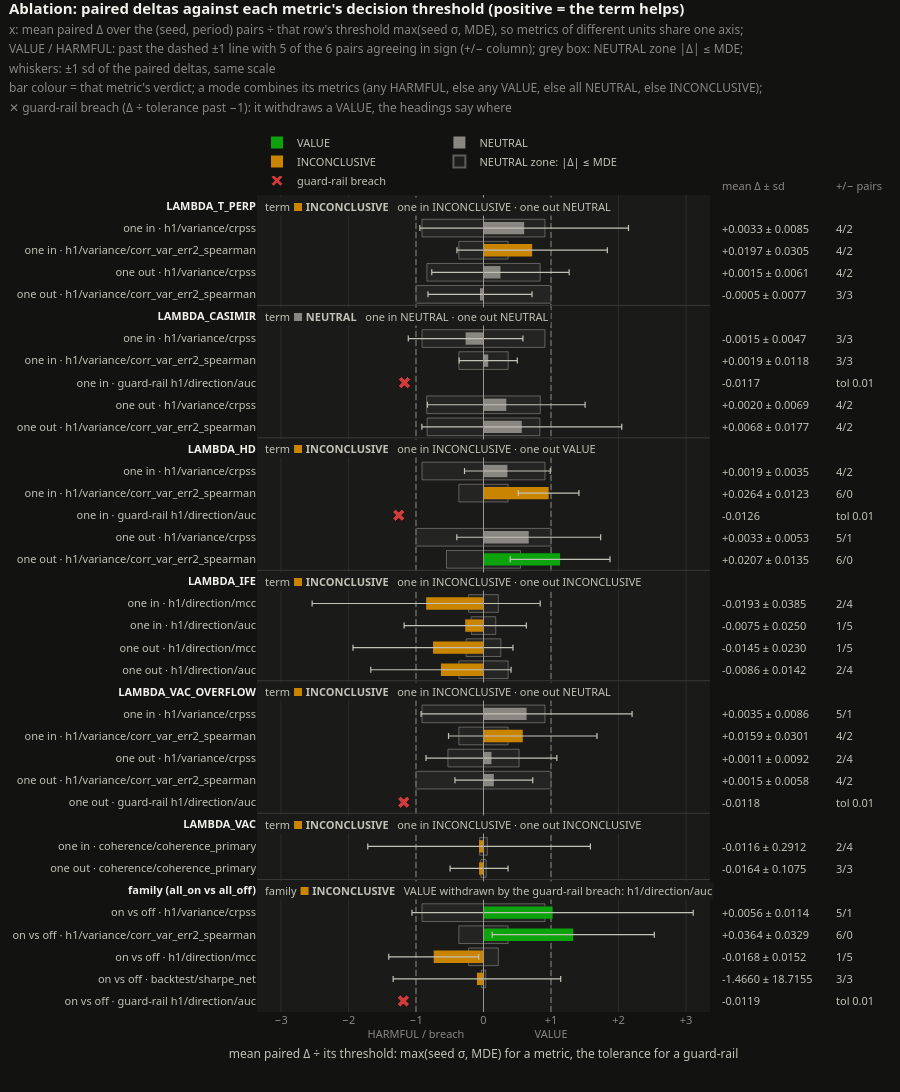

Source (notebook cell):
### Markdown cell above
## Physics-term ablation

### Code cell
ablation = Path(ABLATION_DIR)
if (ablation / "analysis.json").exists():
    ablation_deltas_figure(json.loads((ablation / "analysis.json").read_text())).show()
    display(Markdown((ablation / "report.md").read_text()))
else:
    print("no ablation report at", ablation, "- run scripts/ablate.py")

### Figure 1 — Plotly figure (JSON) as saved in the notebook; plotly's stock layout.template omitted (floating-point values rounded to 4 significant figures)
{"data": [{"error_x": {"array": [0.7392, 2.082, 1.201], "color": "#c3c2b7", "thickness": 1.2, "type": "data", "width": 3}, "hoverinfo": "text", "hovertext": ["one out · h1/variance/corr_var_err2_spearman<br>mean Δ +0.0207 ± sd 0.0135 over 6 pairs (6 positive, 0 negative)<br>threshold max(seed σ 0.0182, MDE 0.01) = 0.01824; Δ ÷ threshold = +1.13<br>metric VALUE; mode (one out) VALUE; term INCONCLUSIVE", "on vs off · h1/variance/crpss<br>mean Δ +0.0056 ± sd 0.0114 over 6 pairs (5 positive, 1 negative)<br>threshold max(seed σ 0.0055, MDE 0.005) = 0.005492; Δ ÷ threshold = +1.02<br>metric VALUE; mode (on vs off) INCONCLUSIVE; family INCONCLUSIVE", "on vs off · h1/variance/corr_var_err2_spearman<br>mean Δ +0.0364 ± sd 0.0329 over 6 pairs (6 positive, 0 negative)<br>threshold max(seed σ 0.0274, MDE 0.01) = 0.0274; Δ ÷ threshold = +1.33<br>metric VALUE; mode (on vs off) INCONCLUSIVE; family INCONCLUSIVE"], "legendrank": 1, "marker": {"color": "#0ca30c", "line": {"width": 0}}, "name": "VALUE", "orientation": "h", "type": "bar", "width": 0.56, "x": [1.134, 1.023, 1.329], "y": [16, 32, 33]}, {"error_x": {"array": [1.544, 1.017, 0.7701, 0.8489, 0.4308, 1.167, 1.48, 0.6348, 1.065, 1.562, 0.969, 0.5759], "color": "#c3c2b7", "thickness": 1.2, "type": "data", "width": 3}, "hoverinfo": "text", "hovertext": ["one in · h1/variance/crpss<br>mean Δ +0.0033 ± sd 0.0085 over 6 pairs (4 positive, 2 negative)<br>threshold max(seed σ 0.0055, MDE 0.005) = 0.005492; Δ ÷ threshold = +0.60<br>metric NEUTRAL; mode (one in) INCONCLUSIVE; term INCONCLUSIVE", "one out · h1/variance/crpss<br>mean Δ +0.0015 ± sd 0.0061 over 6 pairs (4 positive, 2 negative)<br>threshold max(seed σ 0.0060, MDE 0.005) = 0.005964; Δ ÷ threshold = +0.25<br>metric NEUTRAL; mode (one out) NEUTRAL; term INCONCLUSIVE", "one out · h1/variance/corr_var_err2_spearman<br>mean Δ -0.0005 ± sd 0.0077 over 6 pairs (3 positive, 3 negative)<br>threshold max(seed σ 0.0079, MDE 0.01) = 0.01; Δ ÷ threshold = -0.05<br>metric NEUTRAL; mode (one out) NEUTRAL; term INCONCLUSIVE", "one in · h1/variance/crpss<br>mean Δ -0.0015 ± sd 0.0047 over 6 pairs (3 positive, 3 negative)<br>threshold max(seed σ 0.0055, MDE 0.005) = 0.005492; Δ ÷ threshold = -0.27<br>metric NEUTRAL; mode (one in) NEUTRAL; term NEUTRAL", "one in · h1/variance/corr_var_err2_spearman<br>mean Δ +0.0019 ± sd 0.0118 over 6 pairs (3 positive, 3 negative)<br>threshold max(seed σ 0.0274, MDE 0.01) = 0.0274; Δ ÷ threshold = +0.07<br>metric NEUTRAL; mode (one in) NEUTRAL; term NEUTRAL", "one out · h1/variance/crpss<br>mean Δ +0.0020 ± sd 0.0069 over 6 pairs (4 positive, 2 negative)<br>threshold max(seed σ 0.0059, MDE 0.005) = 0.005948; Δ ÷ threshold = +0.34<br>metric NEUTRAL; mode (one out) NEUTRAL; term NEUTRAL", "one out · h1/variance/corr_var_err2_spearman<br>mean Δ +0.0068 ± sd 0.0177 over 6 pairs (4 positive, 2 negative)<br>threshold max(seed σ 0.0120, MDE 0.01) = 0.01198; Δ ÷ threshold = +0.57<br>metric NEUTRAL; mode (one out) NEUTRAL; term NEUTRAL", "one in · h1/variance/crpss<br>mean Δ +0.0019 ± sd 0.0035 over 6 pairs (4 positive, 2 negative)<br>threshold max(seed σ 0.0055, MDE 0.005) = 0.005492; Δ ÷ threshold = +0.35<br>metric NEUTRAL; mode (one in) INCONCLUSIVE; term INCONCLUSIVE", "one out · h1/variance/crpss<br>mean Δ +0.0033 ± sd 0.0053 over 6 pairs (5 positive, 1 negative)<br>threshold max(seed σ 0.0024, MDE 0.005) = 0.005; Δ ÷ threshold = +0.67<br>metric NEUTRAL; mode (one out) VALUE; term INCONCLUSIVE", "one in · h1/variance/crpss<br>mean Δ +0.0035 ± sd 0.0086 over 6 pairs (5 positive, 1 negative)<br>threshold max(seed σ 0.0055, MDE 0.005) = 0.005492; Δ ÷ threshold = +0.64<br>metric NEUTRAL; mode (one in) INCONCLUSIVE; term INCONCLUSIVE", "one out · h1/variance/crpss<br>mean Δ +0.0011 ± sd 0.0092 over 6 pairs (2 positive, 4 negative)<br>threshold max(seed σ 0.0095, MDE 0.005) = 0.009487; Δ ÷ threshold = +0.12<br>metric NEUTRAL; mode (one out) NEUTRAL; term INCONCLUSIVE", "one out · h1/variance/corr_var_err2_spearman<br>mean Δ +0.0015 ± sd 0.0058 over 6 pairs (4 positive, 2 negative)<br>threshold max(seed σ 0.0064, MDE 0.01) = 0.01; Δ ÷ threshold = +0.15<br>metric NEUTRAL; mode (one out) NEUTRAL; term INCONCLUSIVE"], "legendrank": 3, "marker": {"color": "#898781", "line": {"width": 0}}, "name": "NEUTRAL", "orientation": "h", "type": "bar", "width": 0.56, "x": [0.6024, 0.2511, -0.05201, -0.2652, 0.06961, 0.3376, 0.567, 0.3537, 0.6698, 0.638, 0.1177, 0.1532], "y": [1, 3, 4, 6, 7, 9, 10, 12, 15, 23, 25, 26]}, {"error_x": {"array": [1.114, 0.4487, 1.689, 0.9051, 1.184, 1.039, 1.099, 1.648, 0.4288, 0.6658, 1.241], "color": "#c3c2b7", "thickness": 1.2, "type": "data", "width": 3}, "hoverinfo": "text", "hovertext": ["one in · h1/variance/corr_var_err2_spearman<br>mean Δ +0.0197 ± sd 0.0305 over 6 pairs (4 positive, 2 negative)<br>threshold max(seed σ 0.0274, MDE 0.01) = 0.0274; Δ ÷ threshold = +0.72<br>metric INCONCLUSIVE; mode (one in) INCONCLUSIVE; term INCONCLUSIVE", "one in · h1/variance/corr_var_err2_spearman<br>mean Δ +0.0264 ± sd 0.0123 over 6 pairs (6 positive, 0 negative)<br>threshold max(seed σ 0.0274, MDE 0.01) = 0.0274; Δ ÷ threshold = +0.96<br>metric INCONCLUSIVE; mode (one in) INCONCLUSIVE; term INCONCLUSIVE", "one in · h1/direction/mcc<br>mean Δ -0.0193 ± sd 0.0385 over 6 pairs (2 positive, 4 negative)<br>threshold max(seed σ 0.0228, MDE 0.005) = 0.02278; Δ ÷ threshold = -0.85<br>metric INCONCLUSIVE; mode (one in) INCONCLUSIVE; term INCONCLUSIVE", "one in · h1/direction/auc<br>mean Δ -0.0075 ± sd 0.0250 over 6 pairs (1 positive, 5 negative)<br>threshold max(seed σ 0.0276, MDE 0.005) = 0.02757; Δ ÷ threshold = -0.27<br>metric INCONCLUSIVE; mode (one in) INCONCLUSIVE; term INCONCLUSIVE", "one out · h1/direction/mcc<br>mean Δ -0.0145 ± sd 0.0230 over 6 pairs (1 positive, 5 negative)<br>threshold max(seed σ 0.0194, MDE 0.005) = 0.01945; Δ ÷ threshold = -0.75<br>metric INCONCLUSIVE; mode (one out) INCONCLUSIVE; term INCONCLUSIVE", "one out · h1/direction/auc<br>mean Δ -0.0086 ± sd 0.0142 over 6 pairs (2 positive, 4 negative)<br>threshold max(seed σ 0.0137, MDE 0.005) = 0.01371; Δ ÷ threshold = -0.63<br>metric INCONCLUSIVE; mode (one out) INCONCLUSIVE; term INCONCLUSIVE", "one in · h1/variance/corr_var_err2_spearman<br>mean Δ +0.0159 ± sd 0.0301 over 6 pairs (4 positive, 2 negative)<br>threshold max(seed σ 0.0274, MDE 0.01) = 0.0274; Δ ÷ threshold = +0.58<br>metric INCONCLUSIVE; mode (one in) INCONCLUSIVE; term INCONCLUSIVE", "one in · coherence/coherence_primary<br>mean Δ -0.0116 ± sd 0.2912 over 6 pairs (2 positive, 4 negative)<br>threshold max(seed σ 0.1766, MDE 0.01) = 0.1766; Δ ÷ threshold = -0.07<br>metric INCONCLUSIVE; mode (one in) INCONCLUSIVE; term INCONCLUSIVE", "one out · coherence/coherence_primary<br>mean Δ -0.0164 ± sd 0.1075 over 6 pairs (3 positive, 3 negative)<br>threshold max(seed σ 0.2506, MDE 0.01) = 0.2506; Δ ÷ threshold = -0.07<br>metric INCONCLUSIVE; mode (one out) INCONCLUSIVE; term INCONCLUSIVE", "on vs off · h1/direction/mcc<br>mean Δ -0.0168 ± sd 0.0152 over 6 pairs (1 positive, 5 negative)<br>threshold max(seed σ 0.0228, MDE 0.005) = 0.02278; Δ ÷ threshold = -0.74<br>metric INCONCLUSIVE; mode (on vs off) INCONCLUSIVE; family INCONCLUSIVE", "on vs off · backtest/sharpe_net<br>mean Δ -1.4660 ± sd 18.7155 over 6 pairs (3 positive, 3 negative)<br>threshold max(seed σ 15.0856, MDE 0.5) = 15.09; Δ ÷ threshold = -0.10<br>metric INCONCLUSIVE; mode (on vs off) INCONCLUSIVE; family INCONCLUSIVE"], "legendrank": 4, "marker": {"color": "#c98500", "line": {"width": 0}}, "name": "INCONCLUSIVE", "orientation": "h", "type": "bar", "width": 0.56, "x": [0.7204, 0.9647, -0.8489, -0.2706, -0.7482, -0.6306, 0.5818, -0.06546, -0.06553, -0.7374, -0.09718], "y": [2, 13, 18, 19, 20, 21, 24, 29, 30, 34, 35]}, {"hoverinfo": "skip", "legendrank": 6, "marker": {"color": "rgba(154,152,144,0.08)", "line": {"color": "rgba(154,152,144,0.55)", "width": 1}, "size": 11, "symbol": "square"}, "mode": "markers", "name": "NEUTRAL zone: |Δ| ≤ MDE", "type": "scatter", "x": [null], "y": [null]}, {"hoverinfo": "text", "hovertext": ["one in · guard-rail h1/direction/auc<br>mean Δ -0.0117, tolerance 0.01: worse than the tolerance (a breach)<br>the verdict was not VALUE, so the breach changed nothing", "one in · guard-rail h1/direction/auc<br>mean Δ -0.0126, tolerance 0.01: worse than the tolerance (a breach)<br>the verdict was not VALUE, so the breach changed nothing", "one out · guard-rail h1/direction/auc<br>mean Δ -0.0118, tolerance 0.01: worse than the tolerance (a breach)<br>the verdict was not VALUE, so the breach changed nothing", "on vs off · guard-rail h1/direction/auc<br>mean Δ -0.0119, tolerance 0.01: worse than the tolerance (a breach)<br>this breach alone turned a VALUE into INCONCLUSIVE"], "legendrank": 7, "marker": {"color": "#d03b3b", "line": {"color": "#121211", "width": 1}, "size": 11, "symbol": "x"}, "mode": "markers", "name": "guard-rail breach", "type": "scatter", "x": [-1.17, -1.255, -1.181, -1.186], "y": [8, 14, 27, 36]}], "layout": {"annotations": [{"bgcolor": "#1a1a19", "font": {"color": "#c3c2b7", "size": 11}, "showarrow": false, "text": "term <span style='color:#c98500'>■</span> <b>INCONCLUSIVE</b>   one in INCONCLUSIVE · one out NEUTRAL", "x": 0, "xanchor": "left", "xref": "paper", "xshift": 6, "y": 0, "yanchor": "middle", "yref": "y"}, {"bgcolor": "#1a1a19", "font": {"color": "#c3c2b7", "size": 11}, "showarrow": false, "text": "term <span style='color:#898781'>■</span> <b>NEUTRAL</b>   one in NEUTRAL · one out NEUTRAL", "x": 0, "xanchor": "left", "xref": "paper", "xshift": 6, "y": 5, "yanchor": "middle", "yref": "y"}, {"bgcolor": "#1a1a19", "font": {"color": "#c3c2b7", "size": 11}, "showarrow": false, "text": "term <span style='color:#c98500'>■</span> <b>INCONCLUSIVE</b>   one in INCONCLUSIVE · one out VALUE", "x": 0, "xanchor": "left", "xref": "paper", "xshift": 6, "y": 11, "yanchor": "middle", "yref": "y"}, {"bgcolor": "#1a1a19", "font": {"color": "#c3c2b7", "size": 11}, "showarrow": false, "text": "term <span style='color:#c98500'>■</span> <b>INCONCLUSIVE</b>   one in INCONCLUSIVE · one out INCONCLUSIVE", "x": 0, "xanchor": "left", "xref": "paper", "xshift": 6, "y": 17, "yanchor": "middle", "yref": "y"}, {"bgcolor": "#1a1a19", "font": {"color": "#c3c2b7", "size": 11}, "showarrow": false, "text": "term <span style='color:#c98500'>■</span> <b>INCONCLUSIVE</b>   one in INCONCLUSIVE · one out NEUTRAL", "x": 0, "xanchor": "left", "xref": "paper", "xshift": 6, "y": 22, "yanchor": "middle", "yref": "y"}, {"bgcolor": "#1a1a19", "font": {"color": "#c3c2b7", "size": 11}, "showarrow": false, "text": "term <span style='color:#c98500'>■</span> <b>INCONCLUSIVE</b>   one in INCONCLUSIVE · one out INCONCLUSIVE", "x": 0, "xanchor": "left", "xref": "paper", "xshift": 6, "y": 28, "yanchor": "middle", "yref": "y"}, {"bgcolor": "#1a1a19", "font": {"color": "#c3c2b7", "size": 11}, "showarrow": false, "text": "family <span style='color:#c98500'>■</span> <b>INCONCLUSIVE</b>   VALUE withdrawn by the guard-rail breach: h1/direction/auc", "x": 0, "xanchor": "left", "xref": "paper", "xshift": 6, "y": 31, "yanchor": "middle", "yref": "y"}, {"font": {"color": "#c3c2b7", "size": 11}, "showarrow": false, "text": "+0.0033 ± 0.0085", "x": 1, "xanchor": "left", "xref": "paper", "xshift": 10, "y": 1, "yanchor": "middle", "yref": "y"}, {"font": {"color": "#c3c2b7", "size": 11}, "showarrow": false, "text": "+0.0197 ± 0.0305", "x": 1, "xanchor": "left", "xref": "paper", "xshift": 10, "y": 2, "yanchor": "middle", "yref": "y"}, {"font": {"color": "#c3c2b7", "size": 11}, "showarrow": false, "text": "+0.0015 ± 0.0061", "x": 1, "xanchor": "left", "xref": "paper", "xshift": 10, "y": 3, "yanchor": "middle", "yref": "y"}, {"font": {"color": "#c3c2b7", "size": 11}, "showarrow": false, "text": "-0.0005 ± 0.0077", "x": 1, "xanchor": "left", "xref": "paper", "xshift": 10, "y": 4, "yanchor": "middle", "yref": "y"}, {"font": {"color": "#c3c2b7", "size": 11}, "showarrow": false, "text": "-0.0015 ± 0.0047", "x": 1, "xanchor": "left", "xref": "paper", "xshift": 10, "y": 6, "yanchor": "middle", "yref": "y"}, {"font": {"color": "#c3c2b7", "size": 11}, "showarrow": false, "text": "+0.0019 ± 0.0118", "x": 1, "xanchor": "left", "xref": "paper", "xshift": 10, "y": 7, "yanchor": "middle", "yref": "y"}, {"font": {"color": "#c3c2b7", "size": 11}, "showarrow": false, "text": "-0.0117", "x": 1, "xanchor": "left", "xref": "paper", "xshift": 10, "y": 8, "yanchor": "middle", "yref": "y"}, {"font": {"color": "#c3c2b7", "size": 11}, "showarrow": false, "text": "+0.0020 ± 0.0069", "x": 1, "xanchor": "left", "xref": "paper", "xshift": 10, "y": 9, "yanchor": "middle", "yref": "y"}, {"font": {"color": "#c3c2b7", "size": 11}, "showarrow": false, "text": "+0.0068 ± 0.0177", "x": 1, "xanchor": "left", "xref": "paper", "xshift": 10, "y": 10, "yanchor": "middle", "yref": "y"}, {"font": {"color": "#c3c2b7", "size": 11}, "showarrow": false, "text": "+0.0019 ± 0.0035", "x": 1, "xanchor": "left", "xref": "paper", "xshift": 10, "y": 12, "yanchor": "middle", "yref": "y"}, {"font": {"color": "#c3c2b7", "size": 11}, "showarrow": false, "text": "+0.0264 ± 0.0123", "x": 1, "xanchor": "left", "xref": "paper", "xshift": 10, "y": 13, "yanchor": "middle", "yref": "y"}, {"font": {"color": "#c3c2b7", "size": 11}, "showarrow": false, "text": "-0.0126", "x": 1, "xanchor": "left", "xref": "paper", "xshift": 10, "y": 14, "yanchor": "middle", "yref": "y"}, {"font": {"color": "#c3c2b7", "size": 11}, "showarrow": false, "text": "+0.0033 ± 0.0053", "x": 1, "xanchor": "left", "xref": "paper", "xshift": 10, "y": 15, "yanchor": "middle", "yref": "y"}, {"font": {"color": "#c3c2b7", "size": 11}, "showarrow": false, "text": "+0.0207 ± 0.0135", "x": 1, "xanchor": "left", "xref": "paper", "xshift": 10, "y": 16, "yanchor": "middle", "yref": "y"}, {"font": {"color": "#c3c2b7", "size": 11}, "showarrow": false, "text": "-0.0193 ± 0.0385", "x": 1, "xanchor": "left", "xref": "paper", "xshift": 10, "y": 18, "yanchor": "middle", "yref": "y"}, {"font": {"color": "#c3c2b7", "size": 11}, "showarrow": false, "text": "-0.0075 ± 0.0250", "x": 1, "xanchor": "left", "xref": "paper", "xshift": 10, "y": 19, "yanchor": "middle", "yref": "y"}, {"font": {"color": "#c3c2b7", "size": 11}, "showarrow": false, "text": "-0.0145 ± 0.0230", "x": 1, "xanchor": "left", "xref": "paper", "xshift": 10, "y": 20, "yanchor": "middle", "yref": "y"}, {"font": {"color": "#c3c2b7", "size": 11}, "showarrow": false, "text": "-0.0086 ± 0.0142", "x": 1, "xanchor": "left", "xref": "paper", "xshift": 10, "y": 21, "yanchor": "middle", "yref": "y"}, {"font": {"color": "#c3c2b7", "size": 11}, "showarrow": false, "text": "+0.0035 ± 0.0086", "x": 1, "xanchor": "left", "xref": "paper", "xshift": 10, "y": 23, "yanchor": "middle", "yref": "y"}, {"font": {"color": "#c3c2b7", "size": 11}, "showarrow": false, "text": "+0.0159 ± 0.0301", "x": 1, "xanchor": "left", "xref": "paper", "xshift": 10, "y": 24, "yanchor": "middle", "yref": "y"}, {"font": {"color": "#c3c2b7", "size": 11}, "showarrow": false, "text": "+0.0011 ± 0.0092", "x": 1, "xanchor": "left", "xref": "paper", "xshift": 10, "y": 25, "yanchor": "middle", "yref": "y"}, {"font": {"color": "#c3c2b7", "size": 11}, "showarrow": false, "text": "+0.0015 ± 0.0058", "x": 1, "xanchor": "left", "xref": "paper", "xshift": 10, "y": 26, "yanchor": "middle", "yref": "y"}, {"font": {"color": "#c3c2b7", "size": 11}, "showarrow": false, "text": "-0.0118", "x": 1, "xanchor": "left", "xref": "paper", "xshift": 10, "y": 27, "yanchor": "middle", "yref": "y"}, {"font": {"color": "#c3c2b7", "size": 11}, "showarrow": false, "text": "-0.0116 ± 0.2912", "x": 1, "xanchor": "left", "xref": "paper", "xshift": 10, "y": 29, "yanchor": "middle", "yref": "y"}, {"font": {"color": "#c3c2b7", "size": 11}, "showarrow": false, "text": "-0.0164 ± 0.1075", "x": 1, "xanchor": "left", "xref": "paper", "xshift": 10, "y": 30, "yanchor": "middle", "yref": "y"}, {"font": {"color": "#c3c2b7", "size": 11}, "showarrow": false, "text": "+0.0056 ± 0.0114", "x": 1, "xanchor": "left", "xref": "paper", "xshift": 10, "y": 32, "yanchor": "middle", "yref": "y"}, {"font": {"color": "#c3c2b7", "size": 11}, "showarrow": false, "text": "+0.0364 ± 0.0329", "x": 1, "xanchor": "left", "xref": "paper", "xshift": 10, "y": 33, "yanchor": "middle", "yref": "y"}, {"font": {"color": "#c3c2b7", "size": 11}, "showarrow": false, "text": "-0.0168 ± 0.0152", "x": 1, "xanchor": "left", "xref": "paper", "xshift": 10, "y": 34, "yanchor": "middle", "yref": "y"}, {"font": {"color": "#c3c2b7", "size": 11}, "showarrow": false, "text": "-1.4660 ± 18.7155", "x": 1, "xanchor": "left", "xref": "paper", "xshift": 10, "y": 35, "yanchor": "middle", "yref": "y"}, {"font": {"color": "#c3c2b7", "size": 11}, "showarrow": false, "text": "-0.0119", "x": 1, "xanchor": "left", "xref": "paper", "xshift": 10, "y": 36, "yanchor": "middle", "yref": "y"}, {"font": {"color": "#898781", "size": 11}, "showarrow": false, "text": "mean Δ ± sd", "x": 1, "xanchor": "left", "xref": "paper", "xshift": 10, "y": 1, "yanchor": "bottom", "yref": "paper"}, {"font": {"color": "#c3c2b7", "size": 11}, "showarrow": false, "text": "4/2", "x": 1, "xanchor": "left", "xref": "paper", "xshift": 124, "y": 1, "yanchor": "middle", "yref": "y"}, {"font": {"color": "#c3c2b7", "size": 11}, "showarrow": false, "text": "4/2", "x": 1, "xanchor": "left", "xref": "paper", "xshift": 124, "y": 2, "yanchor": "middle", "yref": "y"}, {"font": {"color": "#c3c2b7", "size": 11}, "showarrow": false, "text": "4/2", "x": 1, "xanchor": "left", "xref": "paper", "xshift": 124, "y": 3, "yanchor": "middle", "yref": "y"}, {"font": {"color": "#c3c2b7", "size": 11}, "showarrow": false, "text": "3/3", "x": 1, "xanchor": "left", "xref": "paper", "xshift": 124, "y": 4, "yanchor": "middle", "yref": "y"}, {"font": {"color": "#c3c2b7", "size": 11}, "showarrow": false, "text": "3/3", "x": 1, "xanchor": "left", "xref": "paper", "xshift": 124, "y": 6, "yanchor": "middle", "yref": "y"}, {"font": {"color": "#c3c2b7", "size": 11}, "showarrow": false, "text": "3/3", "x": 1, "xanchor": "left", "xref": "paper", "xshift": 124, "y": 7, "yanchor": "middle", "yref": "y"}, {"font": {"color": "#c3c2b7", "size": 11}, "showarrow": false, "text": "tol 0.01", "x": 1, "xanchor": "left", "xref": "paper", "xshift": 124, "y": 8, "yanchor": "middle", "yref": "y"}, {"font": {"color": "#c3c2b7", "size": 11}, "showarrow": false, "text": "4/2", "x": 1, "xanchor": "left", "xref": "paper", "xshift": 124, "y": 9, "yanchor": "middle", "yref": "y"}, {"font": {"color": "#c3c2b7", "size": 11}, "showarrow": false, "text": "4/2", "x": 1, "xanchor": "left", "xref": "paper", "xshift": 124, "y": 10, "yanchor": "middle", "yref": "y"}, {"font": {"color": "#c3c2b7", "size": 11}, "showarrow": false, "text": "4/2", "x": 1, "xanchor": "left", "xref": "paper", "xshift": 124, "y": 12, "yanchor": "middle", "yref": "y"}, {"font": {"color": "#c3c2b7", "size": 11}, "showarrow": false, "text": "6/0", "x": 1, "xanchor": "left", "xref": "paper", "xshift": 124, "y": 13, "yanchor": "middle", "yref": "y"}, {"font": {"color": "#c3c2b7", "size": 11}, "showarrow": false, "text": "tol 0.01", "x": 1, "xanchor": "left", "xref": "paper", "xshift": 124, "y": 14, "yanchor": "middle", "yref": "y"}, {"font": {"color": "#c3c2b7", "size": 11}, "showarrow": false, "text": "5/1", "x": 1, "xanchor": "left", "xref": "paper", "xshift": 124, "y": 15, "yanchor": "middle", "yref": "y"}, {"font": {"color": "#c3c2b7", "size": 11}, "showarrow": false, "text": "6/0", "x": 1, "xanchor": "left", "xref": "paper", "xshift": 124, "y": 16, "yanchor": "middle", "yref": "y"}, {"font": {"color": "#c3c2b7", "size": 11}, "showarrow": false, "text": "2/4", "x": 1, "xanchor": "left", "xref": "paper", "xshift": 124, "y": 18, "yanchor": "middle", "yref": "y"}, {"font": {"color": "#c3c2b7", "size": 11}, "showarrow": false, "text": "1/5", "x": 1, "xanchor": "left", "xref": "paper", "xshift": 124, "y": 19, "yanchor": "middle", "yref": "y"}, {"font": {"color": "#c3c2b7", "size": 11}, "showarrow": false, "text": "1/5", "x": 1, "xanchor": "left", "xref": "paper", "xshift": 124, "y": 20, "yanchor": "middle", "yref": "y"}, {"font": {"color": "#c3c2b7", "size": 11}, "showarrow": false, "text": "2/4", "x": 1, "xanchor": "left", "xref": "paper", "xshift": 124, "y": 21, "yanchor": "middle", "yref": "y"}, {"font": {"color": "#c3c2b7", "size": 11}, "showarrow": false, "text": "5/1", "x": 1, "xanchor": "left", "xref": "paper", "xshift": 124, "y": 23, "yanchor": "middle", "yref": "y"}, {"font": {"color": "#c3c2b7", "size": 11}, "showarrow": false, "text": "4/2", "x": 1, "xanchor": "left", "xref": "paper", "xshift": 124, "y": 24, "yanchor": "middle", "yref": "y"}, {"font": {"color": "#c3c2b7", "size": 11}, "showarrow": false, "text": "2/4", "x": 1, "xanchor": "left", "xref": "paper", "xshift": 124, "y": 25, "yanchor": "middle", "yref": "y"}, {"font": {"color": "#c3c2b7", "size": 11}, "showarrow": false, "text": "4/2", "x": 1, "xanchor": "left", "xref": "paper", "xshift": 124, "y": 26, "yanchor": "middle", "yref": "y"}, {"font": {"color": "#c3c2b7", "size": 11}, "showarrow": false, "text": "tol 0.01", "x": 1, "xanchor": "left", "xref": "paper", "xshift": 124, "y": 27, "yanchor": "middle", "yref": "y"}, {"font": {"color": "#c3c2b7", "size": 11}, "showarrow": false, "text": "2/4", "x": 1, "xanchor": "left", "xref": "paper", "xshift": 124, "y": 29, "yanchor": "middle", "yref": "y"}, {"font": {"color": "#c3c2b7", "size": 11}, "showarrow": false, "text": "3/3", "x": 1, "xanchor": "left", "xref": "paper", "xshift": 124, "y": 30, "yanchor": "middle", "yref": "y"}, {"font": {"color": "#c3c2b7", "size": 11}, "showarrow": false, "text": "5/1", "x": 1, "xanchor": "left", "xref": "paper", "xshift": 124, "y": 32, "yanchor": "middle", "yref": "y"}, {"font": {"color": "#c3c2b7", "size": 11}, "showarrow": false, "text": "6/0", "x": 1, "xanchor": "left", "xref": "paper", "xshift": 124, "y": 33, "yanchor": "middle", "yref": "y"}, {"font": {"color": "#c3c2b7", "size": 11}, "showarrow": false, "text": "1/5", "x": 1, "xanchor": "left", "xref": "paper", "xshift": 124, "y": 34, "yanchor": "middle", "yref": "y"}, {"font": {"color": "#c3c2b7", "size": 11}, "showarrow": false, "text": "3/3", "x": 1, "xanchor": "left", "xref": "paper", "xshift": 124, "y": 35, "yanchor": "middle", "yref": "y"}, {"font": {"color": "#c3c2b7", "size": 11}, "showarrow": false, "text": "tol 0.01", "x": 1, "xanchor": "left", "xref": "paper", "xshift": 124, "y": 36, "yanchor": "middle", "yref": "y"}, {"font": {"color": "#898781", "size": 11}, "showarrow": false, "text": "+/− pairs", "x": 1, "xanchor": "left", "xref": "paper", "xshift": 124, "y": 1, "yanchor": "bottom", "yref": "paper"}], "barmode": "overlay", "height": 1179, "legend": {"orientation": "h", "x": 0.0, "xanchor": "left", "y": 1.0, "yanchor": "bottom"}, "margin": {"b": 80, "r": 190, "t": 195}, "shapes": [{"fillcolor": "rgba(154,152,144,0.08)", "layer": "below", "line": {"color": "rgba(154,152,144,0.55)", "width": 1}, "type": "rect", "x0": -0.9104, "x1": 0.9104, "y0": 0.6, "y1": 1.4}, {"fillcolor": "rgba(154,152,144,0.08)", "layer": "below", "line": {"color": "rgba(154,152,144,0.55)", "width": 1}, "type": "rect", "x0": -0.365, "x1": 0.365, "y0": 1.6, "y1": 2.4}, {"fillcolor": "rgba(154,152,144,0.08)", "layer": "below", "line": {"color": "rgba(154,152,144,0.55)", "width": 1}, "type": "rect", "x0": -0.8384, "x1": 0.8384, "y0": 2.6, "y1": 3.4}, {"fillcolor": "rgba(154,152,144,0.08)", "layer": "below", "line": {"color": "rgba(154,152,144,0.55)", "width": 1}, "type": "rect", "x0": -1.0, "x1": 1.0, "y0": 3.6, "y1": 4.4}, {"line": {"color": "#383835", "width": 1}, "type": "line", "x0": 0, "x1": 1, "xref": "paper", "y0": 4.5, "y1": 4.5}, {"fillcolor": "rgba(154,152,144,0.08)", "layer": "below", "line": {"color": "rgba(154,152,144,0.55)", "width": 1}, "type": "rect", "x0": -0.9104, "x1": 0.9104, "y0": 5.6, "y1": 6.4}, {"fillcolor": "rgba(154,152,144,0.08)", "layer": "below", "line": {"color": "rgba(154,152,144,0.55)", "width": 1}, "type": "rect", "x0": -0.365, "x1": 0.365, "y0": 6.6, "y1": 7.4}, {"fillcolor": "rgba(154,152,144,0.08)", "layer": "below", "line": {"color": "rgba(154,152,144,0.55)", "width": 1}, "type": "rect", "x0": -0.8406, "x1": 0.8406, "y0": 8.6, "y1": 9.4}, {"fillcolor": "rgba(154,152,144,0.08)", "layer": "below", "line": {"color": "rgba(154,152,144,0.55)", "width": 1}, "type": "rect", "x0": -0.8345, "x1": 0.8345, "y0": 9.6, "y1": 10.4}, {"line": {"color": "#383835", "width": 1}, "type": "line", "x0": 0, "x1": 1, "xref": "paper", "y0": 10.5, "y1": 10.5}, {"fillcolor": "rgba(154,152,144,0.08)", "layer": "below", "line": {"color": "rgba(154,152,144,0.55)", "width": 1}, "type": "rect", "x0": -0.9104, "x1": 0.9104, "y0": 11.6, "y1": 12.4}, {"fillcolor": "rgba(154,152,144,0.08)", "layer": "below", "line": {"color": "rgba(154,152,144,0.55)", "width": 1}, "type": "rect", "x0": -0.365, "x1": 0.365, "y0": 12.6, "y1": 13.4}, {"fillcolor": "rgba(154,152,144,0.08)", "layer": "below", "line": {"color": "rgba(154,152,144,0.55)", "width": 1}, "type": "rect", "x0": -1.0, "x1": 1.0, "y0": 14.6, "y1": 15.4}, {"fillcolor": "rgba(154,152,144,0.08)", "layer": "below", "line": {"color": "rgba(154,152,144,0.55)", "width": 1}, "type": "rect", "x0": -0.5483, "x1": 0.5483, "y0": 15.6, "y1": 16.4}, {"line": {"color": "#383835", "width": 1}, "type": "line", "x0": 0, "x1": 1, "xref": "paper", "y0": 16.5, "y1": 16.5}, {"fillcolor": "rgba(154,152,144,0.08)", "layer": "below", "line": {"color": "rgba(154,152,144,0.55)", "width": 1}, "type": "rect", "x0": -0.2195, "x1": 0.2195, "y0": 17.6, "y1": 18.4}, {"fillcolor": "rgba(154,152,144,0.08)", "layer": "below", "line": {"color": "rgba(154,152,144,0.55)", "width": 1}, "type": "rect", "x0": -0.1814, "x1": 0.1814, "y0": 18.6, "y1": 19.4}, {"fillcolor": "rgba(154,152,144,0.08)", "layer": "below", "line": {"color": "rgba(154,152,144,0.55)", "width": 1}, "type": "rect", "x0": -0.2571, "x1": 0.2571, "y0": 19.6, "y1": 20.4}, {"fillcolor": "rgba(154,152,144,0.08)", "layer": "below", "line": {"color": "rgba(154,152,144,0.55)", "width": 1}, "type": "rect", "x0": -0.3647, "x1": 0.3647, "y0": 20.6, "y1": 21.4}, {"line": {"color": "#383835", "width": 1}, "type": "line", "x0": 0, "x1": 1, "xref": "paper", "y0": 21.5, "y1": 21.5}, {"fillcolor": "rgba(154,152,144,0.08)", "layer": "below", "line": {"color": "rgba(154,152,144,0.55)", "width": 1}, "type": "rect", "x0": -0.9104, "x1": 0.9104, "y0": 22.6, "y1": 23.4}, {"fillcolor": "rgba(154,152,144,0.08)", "layer": "below", "line": {"color": "rgba(154,152,144,0.55)", "width": 1}, "type": "rect", "x0": -0.365, "x1": 0.365, "y0": 23.6, "y1": 24.4}, {"fillcolor": "rgba(154,152,144,0.08)", "layer": "below", "line": {"color": "rgba(154,152,144,0.55)", "width": 1}, "type": "rect", "x0": -0.5271, "x1": 0.5271, "y0": 24.6, "y1": 25.4}, {"fillcolor": "rgba(154,152,144,0.08)", "layer": "below", "line": {"color": "rgba(154,152,144,0.55)", "width": 1}, "type": "rect", "x0": -1.0, "x1": 1.0, "y0": 25.6, "y1": 26.4}, {"line": {"color": "#383835", "width": 1}, "type": "line", "x0": 0, "x1": 1, "xref": "paper", "y0": 27.5, "y1": 27.5}, {"fillcolor": "rgba(154,152,144,0.08)", "layer": "below", "line": {"color": "rgba(154,152,144,0.55)", "width": 1}, "type": "rect", "x0": -0.05661, "x1": 0.05661, "y0": 28.6, "y1": 29.4}, {"fillcolor": "rgba(154,152,144,0.08)", "layer": "below", "line": {"color": "rgba(154,152,144,0.55)", "width": 1}, "type": "rect", "x0": -0.0399, "x1": 0.0399, "y0": 29.6, "y1": 30.4}, {"line": {"color": "#383835", "width": 1}, "type": "line", "x0": 0, "x1": 1, "xref": "paper", "y0": 30.5, "y1": 30.5}, {"fillcolor": "rgba(154,152,144,0.08)", "layer": "below", "line": {"color": "rgba(154,152,144,0.55)", "width": 1}, "type": "rect", "x0": -0.9104, "x1": 0.9104, "y0": 31.6, "y1": 32.4}, {"fillcolor": "rgba(154,152,144,0.08)", "layer": "below", "line": {"color": "rgba(154,152,144,0.55)", "width": 1}, "type": "rect", "x0": -0.365, "x1": 0.365, "y0": 32.6, "y1": 33.4}, {"fillcolor": "rgba(154,152,144,0.08)", "layer": "below", "line": {"color": "rgba(154,152,144,0.55)", "width": 1}, "type": "rect", "x0": -0.2195, "x1": 0.2195, "y0": 33.6, "y1": 34.4}, {"fillcolor": "rgba(154,152,144,0.08)", "layer": "below", "line": {"color": "rgba(154,152,144,0.55)", "width": 1}, "type": "rect", "x0": -0.03314, "x1": 0.03314, "y0": 34.6, "y1": 35.4}, {"layer": "below", "line": {"color": "#c3c2b7", "dash": "6px,3px", "width": 1.2}, "type": "line", "x0": -1, "x1": -1, "y0": 0, "y1": 1, "yref": "paper"}, {"layer": "below", "line": {"color": "#c3c2b7", "dash": "6px,3px", "width": 1.2}, "type": "line", "x0": 1, "x1": 1, "y0": 0, "y1": 1, "yref": "paper"}, {"line": {"color": "#9a9890", "width": 1}, "type": "line", "x0": 0, "x1": 0, "y0": 0, "y1": 1, "yref": "paper"}], "title": {"text": "<b>Ablation: paired deltas against each metric's decision threshold (positive = the term helps)</b><br><span style='font-size:12px;color:#898781'>x: mean paired Δ over the (seed, period) pairs ÷ that row's threshold max(seed σ, MDE), so metrics of different units share one axis;<br>VALUE / HARMFUL: past the dashed ±1 line with 5 of the 6 pairs agreeing in sign (+/− column); grey box: NEUTRAL zone |Δ| ≤ MDE;<br>whiskers: ±1 sd of the paired deltas, same scale<br>bar colour = that metric's verdict; a mode combines its metrics (any HARMFUL, else any VALUE, else all NEUTRAL, else INCONCLUSIVE);<br>✕ guard-rail breach (Δ ÷ tolerance past −1): it withdraws a VALUE, the headings say where</span>"}, "xaxis": {"range": [-3.354, 3.354], "showspikes": false, "ticktext": ["−3", "−2", "−1<br>HARMFUL / breach", "0", "+1<br>VALUE", "+2", "+3"], "tickvals": [-3.0, -2.0, -1.0, 0.0, 1.0, 2.0, 3.0], "title": {"text": "mean paired Δ ÷ its threshold: max(seed σ, MDE) for a metric, the tolerance for a guard-rail"}, "zeroline": false}, "yaxis": {"range": [36.5, -0.5], "showgrid": false, "showspikes": false, "tickfont": {"color": "#c3c2b7", "size": 11}, "tickmode": "array", "ticktext": ["<span style='color:#f2f1ec'><b>LAMBDA_T_PERP</b></span>", "one in · h1/variance/crpss", "one in · h1/variance/corr_var_err2_spearman", "one out · h1/variance/crpss", "one out · h1/variance/corr_var_err2_spearman", "<span style='color:#f2f1ec'><b>LAMBDA_CASIMIR</b></span>", "one in · h1/variance/crpss", "one in · h1/variance/corr_var_err2_spearman", "one in · guard-rail h1/direction/auc", "one out · h1/variance/crpss", "one out · h1/variance/corr_var_err2_spearman", "<span style='color:#f2f1ec'><b>LAMBDA_HD</b></span>", "one in · h1/variance/crpss", "one in · h1/variance/corr_var_err2_spearman", "one in · guard-rail h1/direction/auc", "one out · h1/variance/crpss", "one out · h1/variance/corr_var_err2_spearman", "<span style='color:#f2f1ec'><b>LAMBDA_IFE</b></span>", "one in · h1/direction/mcc", "one in · h1/direction/auc", "one out · h1/direction/mcc", "one out · h1/direction/auc", "<span style='color:#f2f1ec'><b>LAMBDA_VAC_OVERFLOW</b></span>", "one in · h1/variance/crpss", "one in · h1/variance/corr_var_err2_spearman", "one out · h1/variance/crpss", "one out · h1/variance/corr_var_err2_spearman", "one out · guard-rail h1/direction/auc", "<span style='color:#f2f1ec'><b>LAMBDA_VAC</b></span>", "one in · coherence/coherence_primary", "one out · coherence/coherence_primary", "<span style='color:#f2f1ec'><b>family (all_on vs all_off)</b></span>", "on vs off · h1/variance/crpss", "on vs off · h1/variance/corr_var_err2_spearman", "on vs off · h1/direction/mcc", "on vs off · backtest/sharpe_net", "on vs off · guard-rail h1/direction/auc"], "tickvals": [0, 1, 2, 3, 4, 5, 6, 7, 8, 9, 10, 11, 12, 13, 14, 15, 16, 17, 18, 19, 20, 21, 22, 23, 24, 25, 26, 27, 28, 29, 30, 31, 32, 33, 34, 35, 36], "zeroline": false}}}
